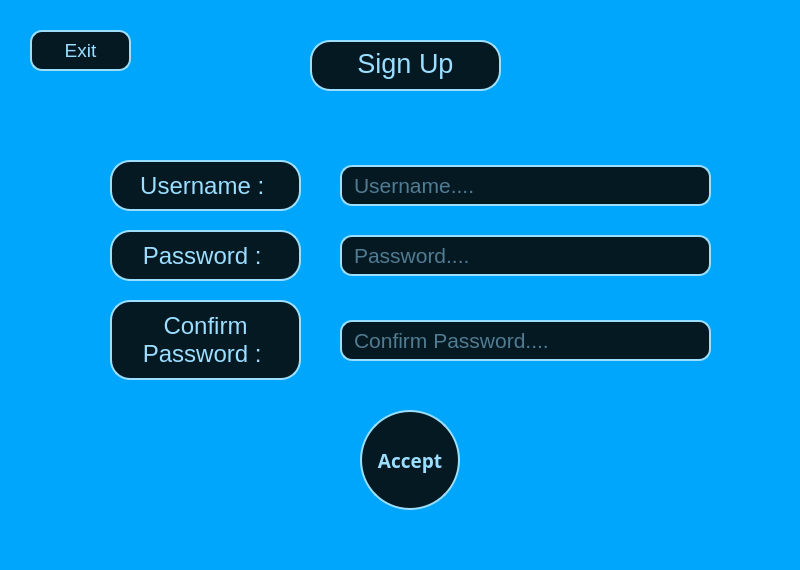
<?xml version="1.0" encoding="UTF-8"?>
<ui version="4.0">
 <class>MainWindow</class>
 <widget class="QMainWindow" name="MainWindow">
  <property name="geometry">
   <rect>
    <x>0</x>
    <y>0</y>
    <width>800</width>
    <height>570</height>
   </rect>
  </property>
  <property name="windowTitle">
   <string>MainWindow</string>
  </property>
  <property name="styleSheet">
   <string notr="true">background-color:#00A6FB</string>
  </property>
  <widget class="QWidget" name="centralwidget">
   <widget class="QLabel" name="label">
    <property name="geometry">
     <rect>
      <x>310</x>
      <y>40</y>
      <width>191</width>
      <height>51</height>
     </rect>
    </property>
    <property name="font">
     <font>
      <pointsize>20</pointsize>
     </font>
    </property>
    <property name="styleSheet">
     <string notr="true">QLabel{
background-color:#051923;
color:rgb(155, 222, 255);
border:2px solid rgb(155, 222, 255);
border-radius:20px;
padding-bottom:4px
}</string>
    </property>
    <property name="text">
     <string>Sign Up</string>
    </property>
    <property name="alignment">
     <set>Qt::AlignCenter</set>
    </property>
   </widget>
   <widget class="QLabel" name="label_2">
    <property name="geometry">
     <rect>
      <x>110</x>
      <y>160</y>
      <width>191</width>
      <height>51</height>
     </rect>
    </property>
    <property name="font">
     <font>
      <pointsize>18</pointsize>
     </font>
    </property>
    <property name="styleSheet">
     <string notr="true">QLabel{
background-color:#051923;
color:rgb(155, 222, 255);
border:2px solid rgb(155, 222, 255);
border-radius:20px
}</string>
    </property>
    <property name="text">
     <string>Username : </string>
    </property>
    <property name="alignment">
     <set>Qt::AlignCenter</set>
    </property>
   </widget>
   <widget class="QLineEdit" name="lineEdit_username">
    <property name="geometry">
     <rect>
      <x>340</x>
      <y>165</y>
      <width>371</width>
      <height>41</height>
     </rect>
    </property>
    <property name="font">
     <font>
      <pointsize>16</pointsize>
     </font>
    </property>
    <property name="styleSheet">
     <string notr="true">QLineEdit{
background-color:#051923;
color:rgb(155, 222, 255);
border:2px solid rgb(155, 222, 255);
border-radius:12px;
padding-left:10px
}

QLineEdit:hover{
background-color:rgb(155, 222, 255);
color:#051923;
border:2px solid #051923
}</string>
    </property>
    <property name="text">
     <string/>
    </property>
    <property name="placeholderText">
     <string>Username....</string>
    </property>
   </widget>
   <widget class="QLabel" name="label_3">
    <property name="geometry">
     <rect>
      <x>110</x>
      <y>230</y>
      <width>191</width>
      <height>51</height>
     </rect>
    </property>
    <property name="font">
     <font>
      <pointsize>18</pointsize>
     </font>
    </property>
    <property name="styleSheet">
     <string notr="true">QLabel{
background-color:#051923;
color:rgb(155, 222, 255);
border:2px solid rgb(155, 222, 255);
border-radius:20px
}</string>
    </property>
    <property name="text">
     <string>Password : </string>
    </property>
    <property name="alignment">
     <set>Qt::AlignCenter</set>
    </property>
   </widget>
   <widget class="QLineEdit" name="lineEdit_passord">
    <property name="geometry">
     <rect>
      <x>340</x>
      <y>235</y>
      <width>371</width>
      <height>41</height>
     </rect>
    </property>
    <property name="font">
     <font>
      <pointsize>16</pointsize>
     </font>
    </property>
    <property name="styleSheet">
     <string notr="true">QLineEdit{
background-color:#051923;
color:rgb(155, 222, 255);
border:2px solid rgb(155, 222, 255);
border-radius:12px;
padding-left:10px
}

QLineEdit:hover{
background-color:rgb(155, 222, 255);
color:#051923;
border:2px solid #051923
}</string>
    </property>
    <property name="text">
     <string/>
    </property>
    <property name="placeholderText">
     <string>Password....</string>
    </property>
   </widget>
   <widget class="QPushButton" name="pushButton_exit">
    <property name="geometry">
     <rect>
      <x>30</x>
      <y>30</y>
      <width>101</width>
      <height>41</height>
     </rect>
    </property>
    <property name="font">
     <font>
      <pointsize>14</pointsize>
     </font>
    </property>
    <property name="styleSheet">
     <string notr="true">QPushButton{
background-color:#051923;
color:rgb(155, 222, 255);
border:2px solid rgb(155, 222, 255);
border-radius:12px;
}
QPushButton::hover{
background-color:rgb(155, 222, 255);
color:#051923;
border:2px solid #051923
}</string>
    </property>
    <property name="text">
     <string>Exit</string>
    </property>
   </widget>
   <widget class="QPushButton" name="pushButton_register_db">
    <property name="geometry">
     <rect>
      <x>360</x>
      <y>410</y>
      <width>100</width>
      <height>100</height>
     </rect>
    </property>
    <property name="font">
     <font>
      <family>Segoe Print</family>
      <pointsize>14</pointsize>
      <weight>75</weight>
      <bold>true</bold>
     </font>
    </property>
    <property name="styleSheet">
     <string notr="true">QPushButton{
background-color:#051923;
color:rgb(155, 222, 255);
border:2px solid rgb(155, 222, 255);
border-radius:50%;
}
QPushButton::hover{
background-color:rgb(155, 222, 255);
color:#051923;
border:2px solid #051923
}</string>
    </property>
    <property name="text">
     <string>Accept</string>
    </property>
   </widget>
   <widget class="QLineEdit" name="lineEdit_confirm_passord">
    <property name="geometry">
     <rect>
      <x>340</x>
      <y>320</y>
      <width>371</width>
      <height>41</height>
     </rect>
    </property>
    <property name="font">
     <font>
      <pointsize>16</pointsize>
     </font>
    </property>
    <property name="styleSheet">
     <string notr="true">QLineEdit{
background-color:#051923;
color:rgb(155, 222, 255);
border:2px solid rgb(155, 222, 255);
border-radius:12px;
padding-left:10px
}

QLineEdit:hover{
background-color:rgb(155, 222, 255);
color:#051923;
border:2px solid #051923
}</string>
    </property>
    <property name="text">
     <string/>
    </property>
    <property name="placeholderText">
     <string>Confirm Password....</string>
    </property>
   </widget>
   <widget class="QLabel" name="label_4">
    <property name="geometry">
     <rect>
      <x>110</x>
      <y>300</y>
      <width>191</width>
      <height>80</height>
     </rect>
    </property>
    <property name="font">
     <font>
      <pointsize>18</pointsize>
     </font>
    </property>
    <property name="styleSheet">
     <string notr="true">QLabel{
background-color:#051923;
color:rgb(155, 222, 255);
border:2px solid rgb(155, 222, 255);
border-radius:20px
}</string>
    </property>
    <property name="text">
     <string>Confirm
Password : </string>
    </property>
    <property name="alignment">
     <set>Qt::AlignCenter</set>
    </property>
   </widget>
  </widget>
  <widget class="QStatusBar" name="statusbar"/>
 </widget>
 <resources/>
 <connections/>
</ui>
